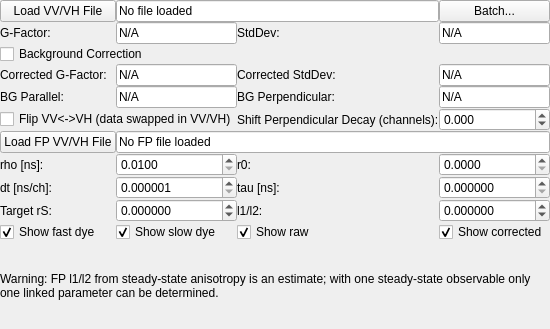
<?xml version="1.0" encoding="UTF-8"?>
<ui version="4.0">
 <class>VvVhGFactorCalculator</class>
 <widget class="QWidget" name="VvVhGFactorCalculator">
  <property name="geometry">
   <rect>
    <x>0</x>
    <y>0</y>
    <width>549</width>
    <height>329</height>
   </rect>
  </property>
  <property name="windowTitle">
   <string>VV/VH G-Factor Calculator</string>
  </property>
  <layout class="QVBoxLayout" name="mainLayout">
   <property name="spacing">
    <number>0</number>
   </property>
   <property name="leftMargin">
    <number>0</number>
   </property>
   <property name="topMargin">
    <number>0</number>
   </property>
   <property name="rightMargin">
    <number>0</number>
   </property>
   <property name="bottomMargin">
    <number>0</number>
   </property>
   <item>
    <layout class="QGridLayout" name="controlsLayout">
     <property name="spacing">
      <number>0</number>
     </property>
     <item row="0" column="0">
      <widget class="QPushButton" name="load_button">
       <property name="text">
        <string>Load VV/VH File</string>
       </property>
      </widget>
     </item>
     <item row="1" column="0">
      <widget class="QLabel" name="g_factor_label">
       <property name="text">
        <string>G-Factor:</string>
       </property>
      </widget>
     </item>
     <item row="1" column="1">
      <widget class="QLineEdit" name="g_factor_value">
       <property name="text">
        <string>N/A</string>
       </property>
       <property name="readOnly">
        <bool>false</bool>
       </property>
      </widget>
     </item>
     <item row="1" column="2">
      <widget class="QLabel" name="g_factor_stddev_label">
       <property name="text">
        <string>StdDev:</string>
       </property>
      </widget>
     </item>
     <item row="1" column="3">
      <widget class="QLineEdit" name="g_factor_stddev_value">
       <property name="text">
        <string>N/A</string>
       </property>
       <property name="readOnly">
        <bool>true</bool>
       </property>
      </widget>
     </item>
     <item row="2" column="0" colspan="4">
      <widget class="QCheckBox" name="bg_correction_checkbox">
       <property name="text">
        <string>Background Correction</string>
       </property>
      </widget>
     </item>
     <item row="3" column="0">
      <widget class="QLabel" name="corrected_g_factor_label">
       <property name="text">
        <string>Corrected G-Factor:</string>
       </property>
      </widget>
     </item>
     <item row="3" column="1">
      <widget class="QLineEdit" name="corrected_g_factor_value">
       <property name="text">
        <string>N/A</string>
       </property>
       <property name="readOnly">
        <bool>true</bool>
       </property>
      </widget>
     </item>
     <item row="3" column="2">
      <widget class="QLabel" name="corrected_g_factor_stddev_label">
       <property name="text">
        <string>Corrected StdDev:</string>
       </property>
      </widget>
     </item>
     <item row="3" column="3">
      <widget class="QLineEdit" name="corrected_g_factor_stddev_value">
       <property name="text">
        <string>N/A</string>
       </property>
       <property name="readOnly">
        <bool>true</bool>
       </property>
      </widget>
     </item>
     <item row="4" column="0">
      <widget class="QLabel" name="bg_parallel_label">
       <property name="text">
        <string>BG Parallel:</string>
       </property>
      </widget>
     </item>
     <item row="4" column="1">
      <widget class="QLineEdit" name="bg_parallel_value">
       <property name="text">
        <string>N/A</string>
       </property>
       <property name="readOnly">
        <bool>true</bool>
       </property>
      </widget>
     </item>
     <item row="4" column="2">
      <widget class="QLabel" name="bg_perpendicular_label">
       <property name="text">
        <string>BG Perpendicular:</string>
       </property>
      </widget>
     </item>
     <item row="4" column="3">
      <widget class="QLineEdit" name="bg_perpendicular_value">
       <property name="text">
        <string>N/A</string>
       </property>
       <property name="readOnly">
        <bool>true</bool>
       </property>
      </widget>
     </item>
     <item row="5" column="0" colspan="2">
      <widget class="QCheckBox" name="flip_checkbox">
       <property name="text">
        <string>Flip VV&lt;-&gt;VH (data swapped in VV/VH)</string>
       </property>
      </widget>
     </item>
     <item row="5" column="2">
      <widget class="QLabel" name="shift_label">
       <property name="text">
        <string>Shift Perpendicular Decay (channels):</string>
       </property>
      </widget>
     </item>
     <item row="5" column="3">
      <widget class="QDoubleSpinBox" name="shift_spinbox">
       <property name="decimals">
        <number>3</number>
       </property>
       <property name="minimum">
        <double>-150.000000000000000</double>
       </property>
       <property name="maximum">
        <double>150.000000000000000</double>
       </property>
       <property name="singleStep">
        <double>1.000000000000000</double>
       </property>
      </widget>
     </item>
     <item row="6" column="0">
      <widget class="QPushButton" name="fp_load_button">
       <property name="text">
        <string>Load FP VV/VH File</string>
       </property>
      </widget>
     </item>
     <item row="6" column="1" colspan="4">
      <widget class="QLineEdit" name="fp_file_label">
       <property name="text">
        <string>No FP file loaded</string>
       </property>
       <property name="readOnly">
        <bool>true</bool>
       </property>
      </widget>
     </item>
     <item row="7" column="0">
      <widget class="QLabel" name="fp_rho_label">
       <property name="text">
        <string>rho [ns]:</string>
       </property>
      </widget>
     </item>
     <item row="7" column="1">
      <widget class="QDoubleSpinBox" name="fp_rho_spinbox">
       <property name="decimals">
        <number>4</number>
       </property>
       <property name="minimum">
        <double>0.010000000000000</double>
       </property>
       <property name="maximum">
        <double>100000.000000000000000</double>
       </property>
       <property name="singleStep">
        <double>0.100000000000000</double>
       </property>
      </widget>
     </item>
     <item row="8" column="0">
      <widget class="QLabel" name="fp_dt_label">
       <property name="text">
        <string>dt [ns/ch]:</string>
       </property>
      </widget>
     </item>
     <item row="8" column="1">
      <widget class="QDoubleSpinBox" name="fp_dt_spinbox">
       <property name="decimals">
        <number>6</number>
       </property>
       <property name="minimum">
        <double>0.000001000000000</double>
       </property>
       <property name="maximum">
        <double>1000.000000000000000</double>
       </property>
       <property name="singleStep">
        <double>0.001000000000000</double>
       </property>
      </widget>
     </item>
     <item row="8" column="2">
      <widget class="QLabel" name="fp_tau_label">
       <property name="text">
        <string>tau [ns]:</string>
       </property>
      </widget>
     </item>
     <item row="8" column="3">
      <widget class="QDoubleSpinBox" name="fp_tau_value">
       <property name="decimals">
        <number>6</number>
       </property>
       <property name="minimum">
        <double>0.000000000000000</double>
       </property>
       <property name="maximum">
        <double>1000000.000000000000000</double>
       </property>
       <property name="singleStep">
        <double>0.010000000000000</double>
       </property>
      </widget>
     </item>
     <item row="9" column="0">
      <widget class="QLabel" name="fp_rs_label">
       <property name="text">
        <string>Target rS:</string>
       </property>
      </widget>
     </item>
     <item row="9" column="1">
      <widget class="QDoubleSpinBox" name="fp_rs_value">
       <property name="decimals">
        <number>6</number>
       </property>
       <property name="minimum">
        <double>-1.000000000000000</double>
       </property>
       <property name="maximum">
        <double>1.000000000000000</double>
       </property>
       <property name="singleStep">
        <double>0.001000000000000</double>
       </property>
      </widget>
     </item>
     <item row="9" column="2">
      <widget class="QLabel" name="fp_l1_label">
       <property name="text">
        <string>l1/l2:</string>
       </property>
      </widget>
     </item>
     <item row="9" column="3">
      <widget class="QDoubleSpinBox" name="fp_l1_value">
       <property name="decimals">
        <number>6</number>
       </property>
       <property name="minimum">
        <double>-1.000000000000000</double>
       </property>
       <property name="maximum">
        <double>1.000000000000000</double>
       </property>
       <property name="singleStep">
        <double>0.001000000000000</double>
       </property>
       <property name="value">
        <double>0.000000000000000</double>
       </property>
      </widget>
     </item>
     <item row="10" column="0">
      <widget class="QCheckBox" name="show_fast_checkbox">
       <property name="text">
        <string>Show fast dye</string>
       </property>
       <property name="checked">
        <bool>true</bool>
       </property>
      </widget>
     </item>
     <item row="10" column="1">
      <widget class="QCheckBox" name="show_slow_checkbox">
       <property name="text">
        <string>Show slow dye</string>
       </property>
       <property name="checked">
        <bool>true</bool>
       </property>
      </widget>
     </item>
     <item row="10" column="2">
      <widget class="QCheckBox" name="show_raw_checkbox">
       <property name="text">
        <string>Show raw</string>
       </property>
       <property name="checked">
        <bool>true</bool>
       </property>
      </widget>
     </item>
     <item row="10" column="3">
      <widget class="QCheckBox" name="show_corrected_checkbox">
       <property name="text">
        <string>Show corrected</string>
       </property>
       <property name="checked">
        <bool>true</bool>
       </property>
      </widget>
     </item>
     <item row="11" column="0" colspan="5">
      <widget class="QLabel" name="fp_warning_label">
       <property name="text">
        <string>Warning: FP l1/l2 from steady-state anisotropy is an estimate; with one steady-state observable only one linked parameter can be determined.</string>
       </property>
       <property name="wordWrap">
        <bool>true</bool>
       </property>
      </widget>
     </item>
     <item row="7" column="2">
      <widget class="QLabel" name="fp_r0_label">
       <property name="text">
        <string>r0:</string>
       </property>
      </widget>
     </item>
     <item row="7" column="3">
      <widget class="QDoubleSpinBox" name="fp_r0_spinbox">
       <property name="decimals">
        <number>4</number>
       </property>
       <property name="minimum">
        <double>0.000000000000000</double>
       </property>
       <property name="maximum">
        <double>1.000000000000000</double>
       </property>
       <property name="singleStep">
        <double>0.010000000000000</double>
       </property>
      </widget>
     </item>
     <item row="0" column="1" colspan="2">
      <widget class="QLineEdit" name="file_label">
       <property name="text">
        <string>No file loaded</string>
       </property>
       <property name="readOnly">
        <bool>true</bool>
       </property>
      </widget>
     </item>
     <item row="0" column="3">
      <widget class="QPushButton" name="batch_button">
       <property name="text">
        <string>Batch...</string>
       </property>
      </widget>
     </item>
    </layout>
   </item>
   <item>
    <layout class="QHBoxLayout" name="plotsLayout">
     <item>
      <layout class="QVBoxLayout" name="plotContainerLayout"/>
     </item>
     <item>
      <layout class="QVBoxLayout" name="tailPlotContainerLayout"/>
     </item>
    </layout>
   </item>
  </layout>
 </widget>
 <resources/>
 <connections/>
</ui>
